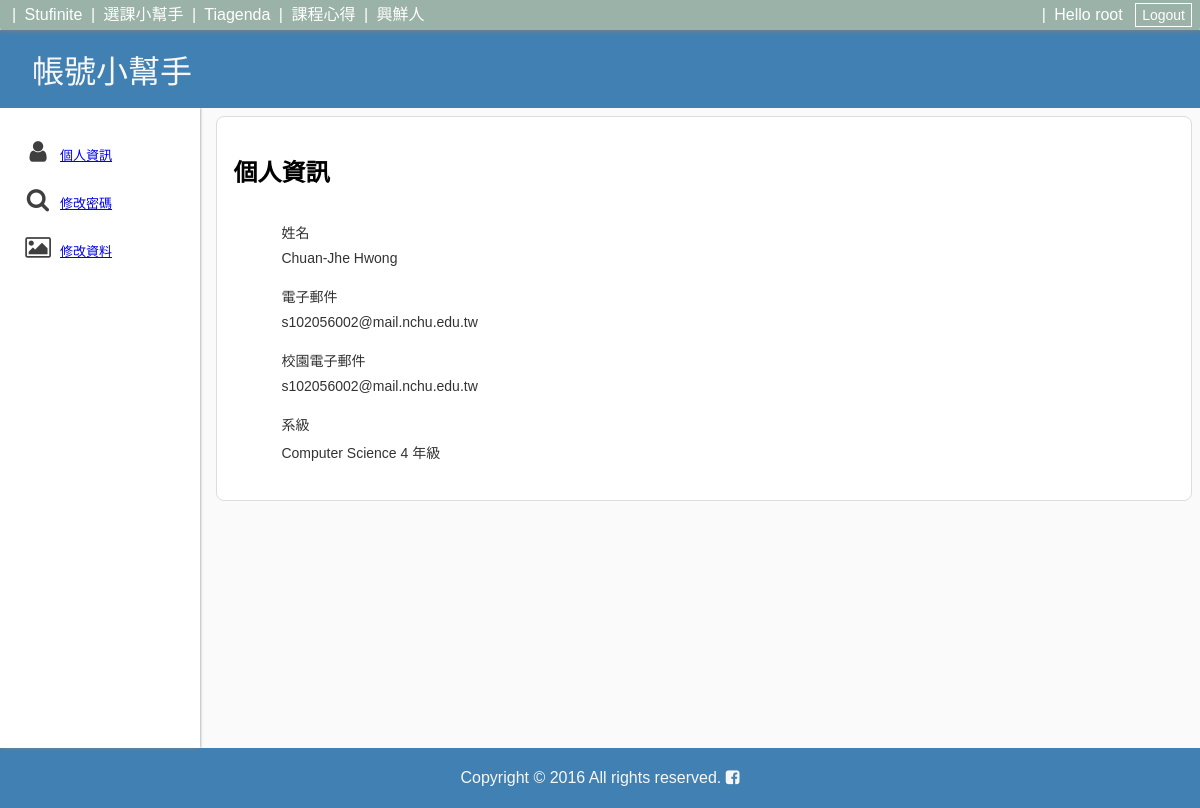
/accounts/profile/ (signed in), run on the app's committed database.
### login/models.py (models this page shows, shortened)
class UserProfile(models.Model):
    user = models.OneToOneField(User, on_delete=models.CASCADE)
    school_email = models.EmailField(default='')
    grade = models.IntegerField(default=1)
    major = models.CharField(max_length=100, default='')
    verified = models.BooleanField(default=False)

### login/views.py (the view)
# urls.py: url(r'^accounts/profile/$', views.profile_info, name='profile'),
@login_required
def profile_info(request):
    return render(request, 'profile/info.html', {'userprofile': request.user.userprofile})

### login/templates/profile/info.html
{% extends 'profile/base.html' %}
{% block profile_content %}
<section class="stufinite-profile-container stufinite-form-container">
  <h1>個人資訊</h1>
  <ul class='stufinite-profile-menu'>
    <li class='stufinite-profile-menu-item'>
      <span class='stufinite-profile-menu-title'>姓名</span>
      {{ request.user.first_name }} {{ request.user.last_name }}
    </li>
    <li class='stufinite-profile-menu-item'>
      <span class='stufinite-profile-menu-title'>電子郵件</span>
      {{ request.user.email }}
    </li>
    <li class='stufinite-profile-menu-item'>
      <span class='stufinite-profile-menu-title'>校園電子郵件</span>
      {{ userprofile.school_email }}
    </li>
    <li class='stufinite-profile-menu-item'>
      <span class='stufinite-profile-menu-title'>系級</span>
      {{ userprofile.major }} {{ userprofile.grade }} 年級
    </li>
  </ul>
</section>
{% endblock %}

### login/templates/profile/base.html (shortened to what this page needs)
{% extends 'base.html' %}
{% block app_name %}帳號{% endblock %}
{% load static %}
{% block stylesheet %}
<link rel='stylesheet' href='{% static "login/css/login.css" %}'>
<link rel='stylesheet' href='{% static "login/css/profile.css" %}'>
{% endblock %}
{% block content %}
<div class='stufinite-app-container'>
  <div class='stufinite-app-content'>
      <section class='stufinite-app-sidebar-container'>
          <ul class='stufinite-app-sidebar'>
              <li><i class="fa fa-user"></i><a href="/accounts/profile/">個人資訊</a></li>
              <li><i class='fa fa-search'></i><a href="/accounts/profile/password">修改密碼</a></li>
              <li><i class='fa fa-picture-o'></i><a href="/accounts/profile/edit">修改資料</a></li>
          </ul>
      </section>
      {% block profile_content %}
      {% endblock %}
</div>
{% endblock %}

### templates/base.html (shortened to what this page needs)
{% load static %}
<!DOCTYPE HTML>
<html>
<head>
    <link href='https://maxcdn.bootstrapcdn.com/font-awesome/4.6.3/css/font-awesome.min.css' rel='stylesheet'>
    <link rel='stylesheet' href='{% static "stufinite/css/stufinite.css" %}'>
    {% block stylesheet %}
    {% endblock %}
</head>
<body>
    <nav class='stufinite-nav'>
        <div class='stufinite-nav-item'>
            <a href='#'>Stufinite</a>
        </div>
        <div class='stufinite-nav-item'>
            <a href='#'>選課小幫手</a>
        </div>
        <div class='stufinite-nav-item'>
            <a href='#'>Tiagenda</a>
        </div>
        <div class='stufinite-nav-item'>
            <a href='#'>課程心得</a>
        </div>
        <div class='stufinite-nav-item'>
            <a href='#'>興鮮人</a>
        </div>
        <div class='stufinite-nav-item stufinite-nav-right'>
          {% if request.user.is_authenticated %}
            <span class='stufinite-nav-user-info'>{{ request.user.username }}</span>
            <a href="/accounts/logout"><button class='stufinite-btn'>Logout</button></a>
          {% else %}
          <a href="/accounts/login"><button class='stufinite-btn'>Login</button></a>
          {% endif %}
        </div>
    </nav>
    <header class='stufinite-header'>
        <div class='stufinite-header-title'>
            <span>{% block app_name %}{% endblock %}小幫手</span>
        </div>
    </header>
    {% block content %}
    {% endblock %}
    <footer>
        <span>Copyright © 2016 All rights reserved.</span>
        <a target="_blank" href="https://www.facebook.com/CoursePickingHelper/"><i class="fa fa-facebook-square" aria-hidden="true"></i></a>
    </footer>
</body>
</html>

### static/login/css/login.css (style rules this page uses)
.stufinite-form-container { position: relative; left: calc(50% - 200px); margin-top: 64px; margin-bottom: 64px; padding: 16px; width: 360px; border: 1px solid #d8dee2; border-radius: 8px; background-color: #FFFFFF; text-align: center; }
.stufinite-form-container h1 { text-align: center; }

### static/login/css/profile.css (style rules this page uses)
.stufinite-profile-container { left: calc(50% - 49%); display: inline-block; margin-top: 8px; width: calc(98% - 200px); text-align: left; }
.stufinite-profile-container h1 { text-align: left; }
.stufinite-profile-menu { list-style: none; }
.stufinite-profile-menu-title { display: block; margin-top: 8px; margin-bottom: 8px; text-align: left; font-weight: lighter; }
.stufinite-profile-menu-item { padding: 4px; padding: 6px 8px; min-height: 34px; width: 100%; color: #333; font-size: 14px; }

### static/stufinite/css/components.css (style rules this page uses)
* { box-sizing: border-box; font-family: Helvetica, sans-serif; }
html, body { overflow-x: hidden; margin: 0!important; padding: 0!important; min-width: 768px; min-height: 100%; background-color: #FAFAFA; }
footer { height: 60px; background-color: #4180B2; color: #F7F7F7; text-align: center; line-height: 60px; }
footer a { color: #F7F7F7; }
.stufinite-app-container { min-width: 768px; min-height: 100%; width: 100%; }
.stufinite-app-content { min-height: 100%; width: 100%; }
.stufinite-btn { margin-left: 8px; height: 24px; border: 1px solid white; background-color: transparent; color: #FFFFFF; font-size: 14px; }

### static/stufinite/css/nav.css (style rules this page uses)
.stufinite-nav { position: relative; z-index: 100; padding: 0px 8px 0px 8px; width: 100%; height: 30px; border-radius: 0px 0px 3px 3px; background-color: #9AB2A8; box-shadow: 0px 1px 5px grey; }
.stufinite-nav-item::before { margin: 0px 4px 0px 4px; color: #FFFFFF; content: "|"; }
.stufinite-nav-item { display: inline-block; height: 30px; line-height: 30px; }
.stufinite-nav .stufinite-nav-right { float: right; }
.stufinite-nav-item a { color: #FFFFFF; text-decoration: none; }
.stufinite-nav-item span { color: #FFFFFF; }
.stufinite-nav-user-info::before { content: "Hello " }

### static/stufinite/css/header.css (style rules this page uses)
.stufinite-header { position: relative; z-index: 50; padding: 16px 32px 16px 32px; width: 100%; background-color: #4180B2; }
.stufinite-header-title { display: inline-block; color: #F7F7F7; vertical-align: middle; font-size: 32px; }

### static/stufinite/css/sidebar.css (style rules this page uses)
.stufinite-app-sidebar-container { display: inline-block; width: 200px; height: 100%; background-color: white; vertical-align: top; }
.stufinite-app-sidebar { margin: 0; padding: 24px 16px 24px 16px; min-height: 640px; height: 100%; box-shadow: 0px 0px 3px grey; list-style: none; }
.stufinite-app-sidebar li { padding-left: 8px; height: 48px; color: #403F3F; font-size: 13px; line-height: 48px; }
.stufinite-app-sidebar li i { margin-right: 8px; width: 28px; text-align: center; font-size: 24px; }

### data on the page
UserProfile: school_email "s102056002@mail.nchu.edu.tw", major "Computer Science", grade "4"

### other printed values
{{ request.user.username }} "root"
{{ request.user.first_name }} "Chuan-Jhe"
{{ request.user.last_name }} "Hwong"
{{ request.user.email }} "s102056002@mail.nchu.edu.tw"
